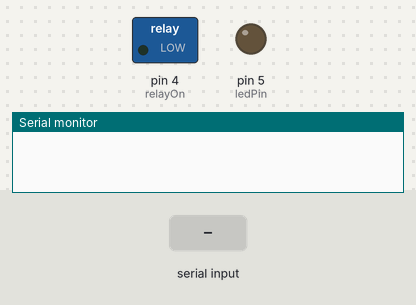
A sketch run on a simulated Arduino Uno, built with avr-gcc and run on an emulated ATmega328P. Parts: switched loads named in the sketch (green lamp = pin HIGH), output pins drawn as LEDs (lit = HIGH), the last lines printed to the serial monitor. The inputs (shaded band) are chosen by the test bench.

Above: at 1.2 s.
1.3 s: "S\n" received over Serial
At 2.4 s:
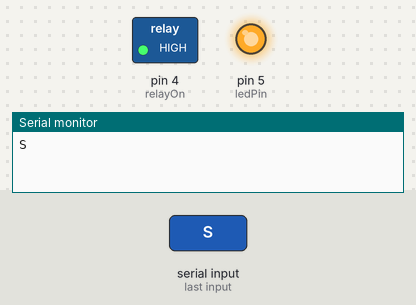
4.3 s: "X\n" received over Serial
At 5.8 s:
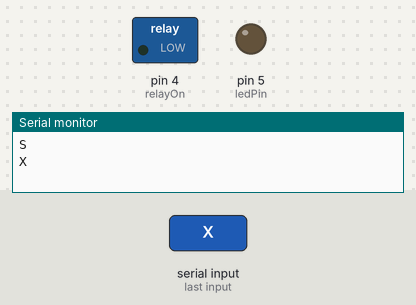
Timing chart, 0 to 7.3 s (numbered marks = the images above; inputs shaded):
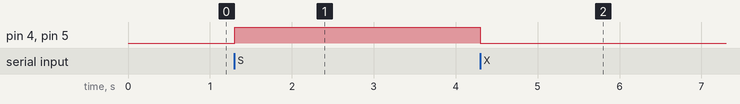

Measured:
- after the input at 1.3 s, pin 4 (relayOn), pin 5 (ledPin): LOW → HIGH at once
- after the input at 4.3 s, pin 4 (relayOn), pin 5 (ledPin): HIGH → LOW at once

The sketch:

test.ino
```cpp
// UPDATED FIRMWARE TO MATCH NEW PCB
#include "variables.h"
#include <SoftwareSerial.h>
const byte rxPin = 2;
const byte txPin = 3;
SoftwareSerial mySerial(rxPin, txPin);

void setup() {
  // initialize serial:
  mySerial.begin(9600);
  mySerial.listen();
  attachInterrupt(digitalPinToInterrupt(rxPin), serialEvent2, CHANGE);

  Serial.begin(9600);
  relayInit();
  pinMode(ledPin, OUTPUT);
  noInterrupts();
  TCCR1A = 0;
  TCCR1B = 0;
  TCNT1 = 0;
  OCR1A = 15625;           // 1 sec
  TCCR1B |= (1 << WGM12);  // CTC MODE
  TCCR1B |= (1 << CS12);   // 256 PRESCALE
  TCCR1B |= (1 << CS10);   // 256 PRESCALE
  //TIMSK1 |= (1 << OCIE1A);  //enable timer
  interrupts();
}

void loop() {
  serialMenu2();
  serialMenu1();
}

void serialEvent2() {
  if (!serialIncome) {
    serialIncome = true;
  }
}

void serialEvent() {
  while (Serial.available()) {
    char inChar = (char)Serial.read();
    inputString += inChar;
    if (inChar == '\n') stringComplete = true;
  }
}

ISR(TIMER1_COMPA_vect) {
  countTime++;
  if (countTime > maxTime) {
    Serial.println("E");
    endExposure();
    TIMSK1 = !TIMSK1 & (1 << OCIE1A);  //disable timer
  }
}
```

helper.ino
```cpp
// UPDATED FIRMWARE TO MATCH NEW PCB

void relayInit() {
  // RELAY INIT
  pinMode(relayOn, OUTPUT);
  //pinMode(relayOff, OUTPUT);
  //digitalWrite(relayOn, LOW);
  //digitalWrite(relayOff, LOW);
}

void startExposure() {
  digitalWrite(relayOn, HIGH);
  digitalWrite(ledPin, HIGH);
  //delay(100);
  //digitalWrite(relayOn, LOW);
}

void endExposure() {
  digitalWrite(relayOn, LOW);
  digitalWrite(ledPin, LOW);
  //digitalWrite(relayOff, HIGH);
  //delay(100);
  //digitalWrite(relayOff, LOW);
}

void performShortExposure() {
  TIMSK1 = !TIMSK1 & (1 << OCIE1A);  //disable timer
  countTime = 0;
  maxTime = MAX_TIME_SHORT;
  TIMSK1 |= (1 << OCIE1A);  //enable timer
  startExposure();
}

void performLongxposure() {
  TIMSK1 = !TIMSK1 & (1 << OCIE1A);  //disable timer
  countTime = 0;
  maxTime = MAX_TIME_LONG;
  TIMSK1 |= (1 << OCIE1A);  //enable timer
  startExposure();
}
```

serialMenu2.ino
```cpp
void serialMenu2() {
  if (serialIncome) {
    while (mySerial.available()) {
      char inChar = (char)mySerial.read();
      inputString2 += inChar;
      if (inChar == '\n') stringComplete2 = true;
      serialIncome = false;
    }
  }

  // stall if not complete
  if (!stringComplete2) return;

  // save local string an clean buffer and flag
  char fisrtLetter2 = inputString2[0];
  stringComplete2 = false;
  inputString2 = "";

  switch (fisrtLetter2) {
    case 'S':
      performShortExposure();
      Serial.println("S");
      mySerial.println("S");
      break;

    case 'L':
      performLongxposure();
      Serial.println("L");
      mySerial.println("L");
      break;

    case 'X':
      endExposure();
      Serial.println("X");
      mySerial.println("X");
      TIMSK1 = !TIMSK1 & (1 << OCIE1A);  //disable timer
      break;

    case 'T':
      TIMSK1 = !TIMSK1 & (1 << OCIE1A);  //disable timer
      Serial.println("T");
      mySerial.println("T");
      break;
  }
}
```

serialmenu1.ino
```cpp
void serialMenu1() {
  // stall if not complete
  if (!stringComplete) return;

  // save local string an clean buffer and flag
  char fisrtLetter = inputString[0];
  stringComplete = false;
  inputString = "";

  switch (fisrtLetter) {
    case 'S':
      performShortExposure();
      Serial.println("S");
      mySerial.println("Short exposure");
      break;

    case 'L':
      performLongxposure();
      Serial.println("L");
      mySerial.println("Long exposure");
      break;

    case 'X':
      endExposure();
      Serial.println("X");
      mySerial.println("End exposure");
      TIMSK1 = !TIMSK1 & (1 << OCIE1A);  //disable timer
      break;

    case 'T':
      TIMSK1 = !TIMSK1 & (1 << OCIE1A);  //disable timer
      Serial.println("T");
      mySerial.println("Test connection");
      break;
  }
}
```

variables.h
```cpp
// UPDATED FIRMWARE TO MATCH NEW PCB

// PINS
const int relayOn = 4; // D4
const int ledPin = 5; // D5
//const int relayOff = 2; //D4
const int analogInPin = A2;  // Analog input pin that the potentiometer is attached to

// analog read
int sensorValue = 0;        // value read from the pot

// timer
const int MAX_TIME_SHORT = 20;
const int MAX_TIME_LONG = 600;
int maxTime = 0;
int countTime = 0;

// comunication
String inputString = "";         // a String to hold incoming data
String inputString2 = "";         // a String to hold incoming data

boolean stringComplete = false;  // data arrived
boolean stringComplete2 = false;  // data arrived

boolean serialIncome = false;
```
